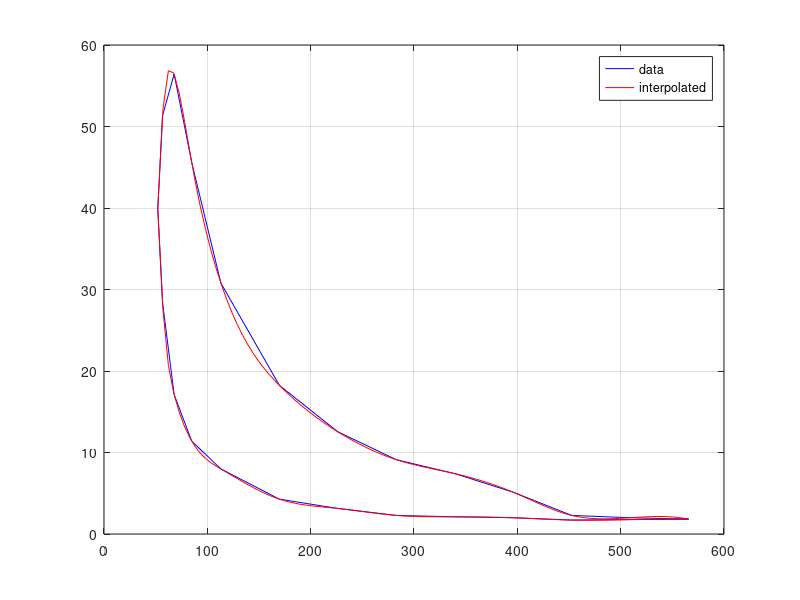

MATLAB code for this plot:
close all;
clear all;

% DATA POINTS
vol = [.46 .5 .6  .75 1   1.5 2   2.5 3   3.5 4   4.5 5] * 113.14;
% top half
p1 =  [7   9   9.9 8   5.4 3.2 2.2 1.6 1.3 .9  .4  .35 .32] * 5.7;
% bottom half
p2 =  [7   5   3   2   1.4 .75 .55 .4  .37 .35 .3  .31 .32] * 5.7;
res = 100;

% INTERPOLATION
voli = [min(vol):(max(vol)-min(vol))/res:max(vol)];
p1i = interp1 (vol, p1, voli, "spline");
p2i = interp1 (vol, p2, voli, "spline");

plot(vol, p1, 'b');
hold on;
grid on;
plot(voli, p1i, 'r');
plot(vol, p2, 'b');
plot(voli, p2i, 'r');
legend(['data'; 'interpolated']);
